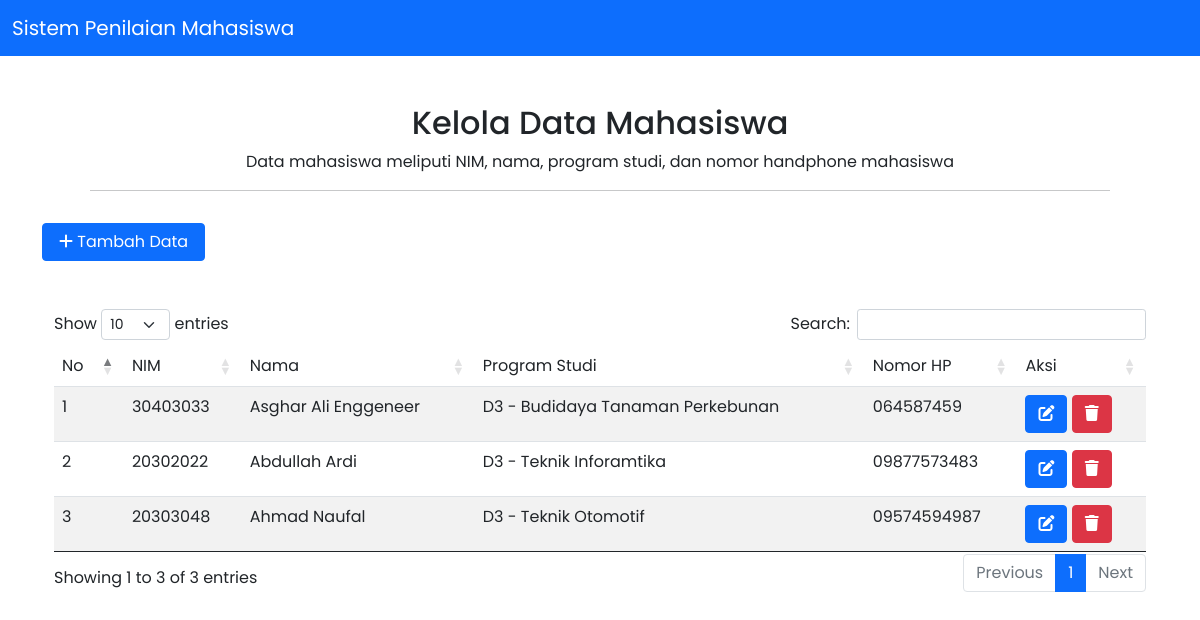
Screenshot of /pages/mahasiswa/index.php (signed in) with the database file from the repository.
### tables this page shows
CREATE TABLE `mahasiswa` (
  `id` int(5) NOT NULL,
  `NIM` varchar(15) NOT NULL,
  `nama` varchar(100) NOT NULL,
  `program_studi` varchar(100) NOT NULL,
  `no_hp` varchar(15) NOT NULL
);

### pages/mahasiswa/index.php (the view, shortened to what this page needs)
<?php
require "../../connection.php";
$SQL = "SELECT * FROM mahasiswa";
$query_results = mysqli_query($conn, $SQL);
$rows = [];
while ( $row = mysqli_fetch_assoc($query_results) )
{
  $rows[] = $row;
}
?>
<!doctype html>
<html lang="en">
  <head>
  <link href="https://cdn.jsdelivr.net/npm/bootstrap@5.0.2/dist/css/bootstrap.min.css" rel="stylesheet">
	<link rel="stylesheet" href="https://use.fontawesome.com/releases/v6.1.1/css/all.css"/>
	<link rel="stylesheet" href="../../src/index.css">
    <link rel="stylesheet" type="text/css" href="https://cdn.datatables.net/1.11.3/css/dataTables.bootstrap5.min.css">
  </head>
  <body>
  <nav class="navbar navbar-light bg-primary">
    <div class="container-fluid">
      <a class="navbar-brand text-white" href="#">Sistem Penilaian Mahasiswa</a>
    </div>
  </nav>
  <main class="container-md">
    <section class="p-4 shadow-4 rounded-3 bg-white text-center px-5 pt-5">
      <h2>Kelola Data Mahasiswa</h2>
      <p>Data mahasiswa meliputi NIM, nama, program studi, dan nomor handphone mahasiswa</p>
      <hr class="my-2" />
    </section>
    <button class="btn btn-primary px-3 rounded mb-5" data-bs-toggle="modal" data-bs-target="#modal-create">
      <i class="fa-solid fa-plus"></i> Tambah Data
    </button>
    <section class="container md:d-flex justify-content-center gap-3">
      <table id="table_id" class="table table-striped" style="width: 100%;">
        <thead>
          <tr>
            <td>No</td>
            <td>NIM</td>
            <td>Nama</td>
            <td>Program Studi</td>
            <td>Nomor HP</td>
            <td>Aksi</td>
          </tr>
        </thead>
      <tbody>
<?php
$num = 0;
foreach($rows as $row) {
  $id = $row["id"];
  $NIM = $row["NIM"];
  $nama = $row["nama"];
  $program_studi = $row["program_studi"];
  $no_hp = $row["no_hp"];
  $num++;
  echo <<<EOT
    <tr>
      <td>$num</td>
      <td>$NIM</td>
      <td>$nama</td>
      <td>$program_studi</td>
      <td>$no_hp</td>
      <td class="flex gap-2">
        <a href="./update.php?id=$id" class="btn btn-primary"><i class="fa-solid fa-edit"></i></a>
        <a href="./delete.php?id=$id" class="btn btn-danger"><i class="fa-solid fa-trash"></i></a>
      </td>
    </tr>
  EOT;
}
?>
      </table>
    </section>
  </main>
  </body>
</html>

### src/index.css (style rules this page uses)
* { font-family: 'Poppins', sans-serif }

### rows the page displays
mahasiswa: NIM "30403033", nama "Asghar Ali Enggeneer", program_studi "D3 - Budidaya Tanaman Perkebunan", no_hp "064587459"
mahasiswa: NIM "20302022", nama "Abdullah Ardi", program_studi "D3 - Teknik Inforamtika", no_hp "09877573483"
mahasiswa: NIM "20303048", nama "Ahmad Naufal", program_studi "D3 - Teknik Otomotif", no_hp "09574594987"
